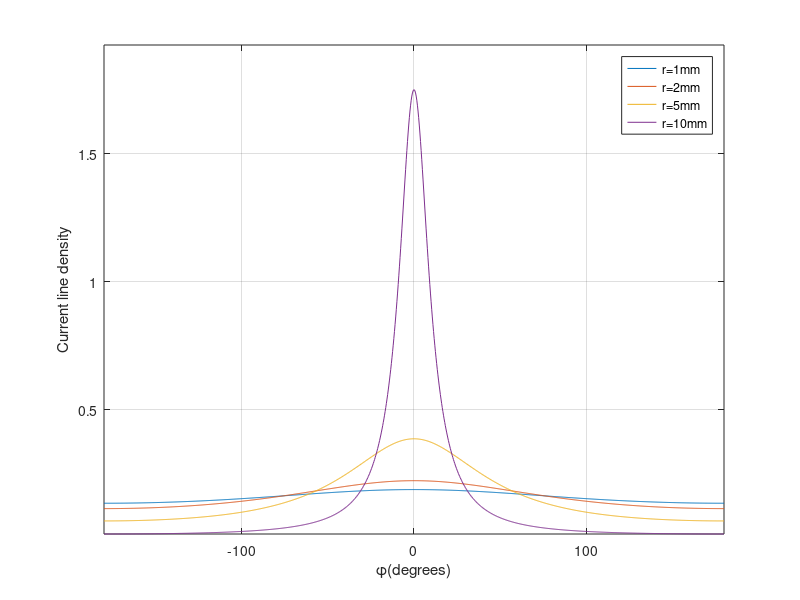

Recreate this plot in MATLAB.
close all;
clear all;

theta = 0;
current = 1;
chamber_r = 12;
r = [1 2 5 10];
phi = linspace(-pi,pi,1000);

for i=1:4
  j(i,:) = current/(2*pi)*((chamber_r^2-r(i)^2)./(chamber_r^2+r(i)^2-2*chamber_r*r(i)*cos(phi-theta)));
end


plot(phi*180/pi,j(1,:),phi*180/pi,j(2,:),phi*180/pi,j(3,:),phi*180/pi,j(4,:))
grid on
xlabel('\phi(degrees)')
ylabel('Current line density')
legend('r=1mm','r=2mm','r=5mm','r=10mm')
axis([-180 180 min(min(j)) max(max(j))*1.1])
